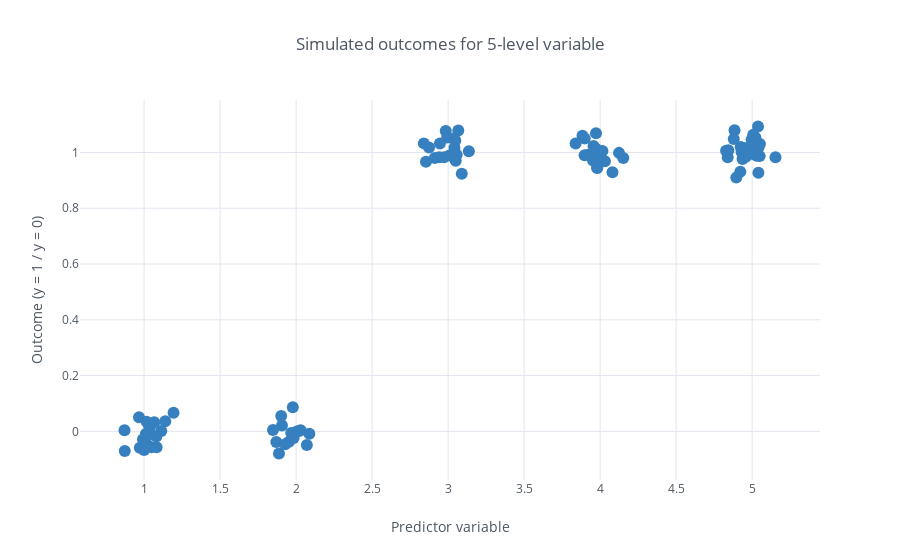

Notebook cell for this chart:
### Markdown cell above
We can visualize this outcomes for each value of the predictor in the graph below (note that the point are _jittered_ - we added random noise to $x$ and $y$ values so that they wont all fall into the same point).

### Code cell
df['x_jitter'] = df['x'].apply(lambda x: x + np.random.random()/5 - np.random.random()/5)
df['y_jitter'] = df['y'].apply(lambda x: x + np.random.random()/10 - np.random.random()/10)

df[['x_jitter', 'y_jitter']].set_index('x_jitter').iplot(kind='scatter', mode='markers', 
                                                         color='blue', theme='white',
                                                         title='Simulated outcomes for 5-level variable',
                                                         yTitle='Outcome (y = 1 / y = 0)',
                                                         xTitle='Predictor variable')

### Figure 1 — Plotly figure (JSON) as saved in the notebook; plotly's stock layout.template omitted (floating-point values rounded to 4 significant figures)
{"data": [{"line": {"color": "rgba(55, 128, 191, 1.0)", "dash": "solid", "shape": "linear", "width": 1.3}, "marker": {"size": 12, "symbol": "circle"}, "mode": "markers", "name": "y_jitter", "text": "", "type": "scatter", "uid": "eb683427-157e-4480-a9a8-430fea1d3cdb", "x": [5.041, 3.973, 2.84, 3.898, 4.031, 4.959, 1.012, 3.136, 3.036, 3.008, 4.996, 5.013, 1.907, 1.139, 0.9721, 4.989, 1.928, 2.874, 4.884, 2.942, 2.023, 3.981, 0.9665, 0.8729, 4.924, 5.008, 2.03, 2.912, 3.05, 1.035, 3.979, 4.839, 3.047, 4.828, 4.895, 1.026, 2.984, 1.887, 5.007, 3.98, 0.9926, 0.8711, 4.124, 4.948, 2.946, 1.036, 5.05, 4.922, 4.984, 1.984, 1.0, 3.922, 1.953, 1.016, 1.082, 3.956, 3.977, 3.041, 1.194, 4.015, 1.037, 3.034, 2.005, 1.902, 3.838, 4.152, 2.071, 1.968, 1.012, 3.056, 4.93, 3.884, 5.022, 1.113, 5.042, 1.978, 2.087, 1.021, 3.067, 5.03, 3.09, 1.87, 5.031, 4.081, 1.081, 1.848, 5.051, 3.953, 1.067, 4.879, 3.898, 4.843, 5.039, 4.937, 2.994, 2.974, 3.95, 2.854, 5.153, 1.049], "y": [0.9272, 1.069, 1.033, 0.9899, 0.9689, 0.9844, -0.009227, 1.004, 0.9878, 0.9893, 1.046, 1.005, 0.02082, 0.03637, -0.05841, 0.9957, -0.04638, 1.018, 1.08, 0.9827, 0.002588, 0.9449, 0.05061, -0.07061, 1.02, 0.9957, 0.003892, 0.9803, 0.9704, 0.01919, 0.988, 0.9829, 1.043, 1.006, 0.9099, -0.007855, 1.077, -0.07936, 1.064, 0.9444, -0.02918, 0.004274, 0.9986, 1.016, 1.032, 0.01343, 0.987, 0.931, 1.018, -0.02373, -0.06724, 0.9918, -0.03749, 0.03462, -0.05706, 1.023, 1.011, 1.017, 0.06675, 1.005, 0.0141, 1.05, -0.0002146, 0.05542, 1.032, 0.9802, -0.04891, -0.005701, -0.02167, 0.9917, 1.002, 1.06, 1.053, 0.000938, 1.019, 0.08626, -0.008409, -0.0485, 1.079, 0.9879, 0.924, -0.03807, 1.013, 0.9294, -0.01827, 0.005286, 1.031, 0.9716, 0.03233, 1.048, 1.05, 1.008, 1.093, 0.9768, 1.053, 0.9833, 0.983, 0.9666, 0.9829, -0.05673]}], "layout": {"legend": {"bgcolor": "#FFFFFF", "font": {"color": "#4D5663"}}, "paper_bgcolor": "#FFFFFF", "plot_bgcolor": "#FFFFFF", "title": {"font": {"color": "#4D5663"}, "text": "Simulated outcomes for 5-level variable"}, "xaxis": {"gridcolor": "#E1E5ED", "showgrid": true, "tickfont": {"color": "#4D5663"}, "title": {"font": {"color": "#4D5663"}, "text": "Predictor variable"}, "zerolinecolor": "#E1E5ED"}, "yaxis": {"gridcolor": "#E1E5ED", "showgrid": true, "tickfont": {"color": "#4D5663"}, "title": {"font": {"color": "#4D5663"}, "text": "Outcome (y = 1 / y = 0)"}, "zerolinecolor": "#E1E5ED"}}}
